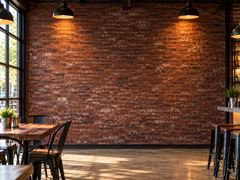
#> input picture img/rooms/brick-cafe-t.jpg, 240 x 180 px
$ python build_laminates.py ../img/rooms
#> lines starting #> are read from the running program, lines starting #| are printed output that depends on the picture
#!/usr/bin/env python3
"""
build_laminates.py - turn a folder of Wilsonart swatch images into the configurator's laminate library.

WHAT IT MAKES (all inside the configurator folder):
    textures/thumb/<number>.jpg   256 px square thumbnail for the picker grid
    textures/full/<number>.jpg    up to 1024 px texture that is wrapped onto the 3D board
    data/laminates.json           the list the picker reads (number, name, categories, image paths)

HOW TO USE
    1. Put the swatch images in a folder, for example  my_swatches/
       Name each file with the design number first:   5075.jpg
       or the number + name:                          5075_Ivory_Terrene.jpg
       (Wilsonart's own download names like 5075_8x8-Ivory-Terrene.jpg work too.)
    2. OPTIONAL: add a spreadsheet saved as CSV with these column headings (any order, extras ignored):
           number, name, design_type, color, shade, cut, match
       Filling this in is what makes the filters work. Without it the laminates still show up and can be
       found by number or name, but they will not appear under any filter.
    3. Run:
           python tools/build_laminates.py my_swatches --csv my_swatches/laminates.csv
    4. Commit the new textures/ and data/ folders to GitHub.

You can run it again later with new images. It ADDS to what is already there (same number = replaced).
Needs the Pillow library:   pip install pillow
"""
import argparse, csv, json, re, sys
from datetime import date
from pathlib import Path

try:
    from PIL import Image, ImageOps
except ImportError:
    sys.exit("This tool needs Pillow. Install it with:  pip install pillow")

EXTS = {".jpg", ".jpeg", ".png", ".webp", ".avif", ".tif", ".tiff"}
THUMB_PX = 256
FULL_PX = 1024


def parse_filename(stem: str):
    """'5075_8x8-Ivory-Terrene' -> ('5075', 'Ivory Terrene'); '5075' -> ('5075', '')"""
    if "_" in stem:
        number, rest = stem.split("_", 1)
    else:
        number, rest = stem, ""
    rest = re.sub(r"^\d+x\d+[-_ ]*", "", rest)           # drop an '8x8' size tag
    name = re.sub(r"[-_]+", " ", rest).strip()
    # drop file-type tags Wilsonart adds to download names ("... Candy Apple PRINT tif")
    name = re.sub(r"(?:\s+(?:tif|tiff|jpg|jpeg|png|print))+$", "", name, flags=re.I).strip()
    return number.strip(), name


def read_csv(path: Path):
    rows = {}
    with path.open(newline="", encoding="utf-8-sig") as f:
        for r in csv.DictReader(f):
            r = {(k or "").strip().lower().replace(" ", "_"): (v or "").strip() for k, v in r.items()}
            num = r.get("number") or r.get("design_number") or r.get("sku")
            if num:
                rows[num] = r
    return rows


def avg_hex(img: Image.Image) -> str:
    small = img.convert("RGB").resize((1, 1), Image.LANCZOS)
    r, g, b = small.getpixel((0, 0))
    return "#{:02x}{:02x}{:02x}".format(r, g, b)


def process_image(src: Path, thumb_dst: Path, full_dst: Path):
    img = Image.open(src)
    img = ImageOps.exif_transpose(img).convert("RGB")
    # full texture: keep aspect, cap the longest side
    full = img.copy()
    full.thumbnail((FULL_PX, FULL_PX), Image.LANCZOS)
    full.save(full_dst, "JPEG", quality=82, optimize=True, progressive=True)
    # thumbnail: centered square crop
    thumb = ImageOps.fit(img, (THUMB_PX, THUMB_PX), Image.LANCZOS, centering=(0.5, 0.5))
    thumb.save(thumb_dst, "JPEG", quality=78, optimize=True, progressive=True)
    return avg_hex(img)


def main():
    ap = argparse.ArgumentParser(description="Build the COBO configurator laminate library from swatch images.")
    ap.add_argument("input", help="folder containing the swatch images")
    ap.add_argument("--csv", help="optional CSV with number,name,design_type,color,shade,cut,match")
    ap.add_argument("--site", default=str(Path(__file__).resolve().parent.parent),
                    help="configurator folder (default: the folder above tools/)")
    ap.add_argument("--reset", action="store_true", help="start the library from scratch instead of adding to it")
    args = ap.parse_args()

    site = Path(args.site)
    src_dir = Path(args.input)
    if not src_dir.is_dir():
        sys.exit(f"Input folder not found: {src_dir}")
    thumb_dir, full_dir = site / "textures" / "thumb", site / "textures" / "full"
    data_file = site / "data" / "laminates.json"
    for d in (thumb_dir, full_dir, data_file.parent):
        d.mkdir(parents=True, exist_ok=True)

    meta = read_csv(Path(args.csv)) if args.csv else {}

    existing = {}
    if data_file.exists() and not args.reset:
        existing = {it["n"]: it for it in json.loads(data_file.read_text(encoding="utf-8")).get("items", [])}

    images = sorted(p for p in src_dir.rglob("*") if p.suffix.lower() in EXTS)
    if not images:
        sys.exit(f"No images found in {src_dir}")

    added, problems, real_added = 0, [], 0
    for p in images:
        number, fname_name = parse_filename(p.stem)
        if not number:
            problems.append(f"{p.name}: could not read a design number from the file name")
            continue
        m = meta.get(number, {})
        safe = re.sub(r"[^A-Za-z0-9._-]+", "-", number)
        try:
            avg = process_image(p, thumb_dir / f"{safe}.jpg", full_dir / f"{safe}.jpg")
#> in process_image, img is the input picture: PIL image 240x180 RGB; mean R, G, B 104, 67.9, 50.7
#> in process_image, `thumb = ImageOps.fit(img, (THUMB_PX, THUMB_PX), Image.LANCZOS, centeri..`:
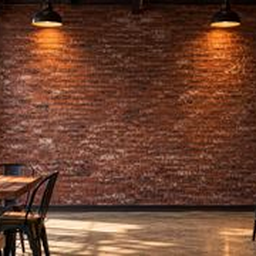
#> thumb: PIL image 256x256 RGB; mean R, G, B 108.8, 66.2, 47.1
#> in avg_hex, `r, g, b = small.getpixel((0, 0))`: r = 105; g = 67; b = 50
#> avg = '#694332'
        except Exception as e:                                   # a bad file should not stop the batch
            problems.append(f"{p.name}: {e}")
            continue
        is_demo = m.get("demo", "").lower() in ("1", "true", "yes")
        existing[number] = {
            "n": number,
            "name": m.get("name") or fname_name,
            "type": m.get("design_type") or m.get("type") or "",
            "color": m.get("color", ""),
            "shade": m.get("shade", ""),
            "cut": m.get("cut", ""),
            "match": m.get("match", ""),
            "avg": avg,
            "thumb": f"textures/thumb/{safe}.jpg",
            "full": f"textures/full/{safe}.jpg",
            **({"demo": True} if is_demo else {}),
        }
        added += 1
        real_added += 0 if is_demo else 1
        if number not in meta and args.csv:
            problems.append(f"{p.name}: number {number} is not in the CSV (it will not show under any filter)")
#> pass 2 of the loop in main, `for p in images:`:
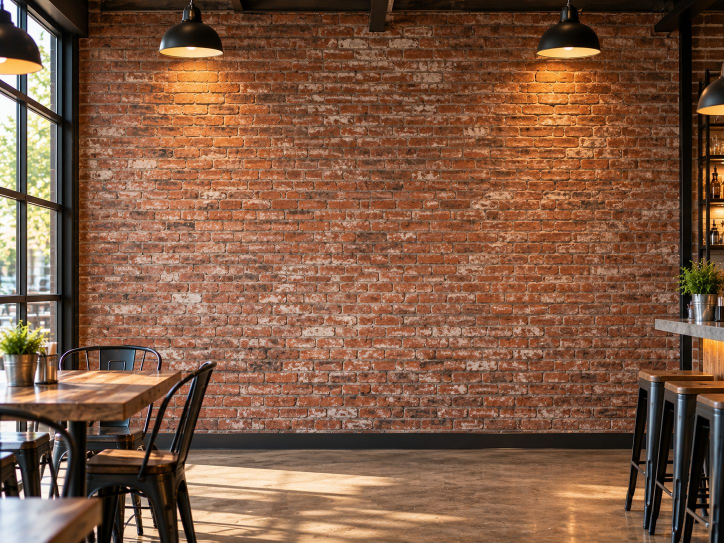
#> input picture img/rooms/brick-cafe.jpg, 1448 x 1086 px (shown at 1/2 size)
#> in process_image, img is the input picture: PIL image 1448x1086 RGB; mean R, G, B 127.8, 90.2, 67.1
#> in process_image (call 2), `full.thumbnail((FULL_PX, FULL_PX), Image.LANCZOS)`:
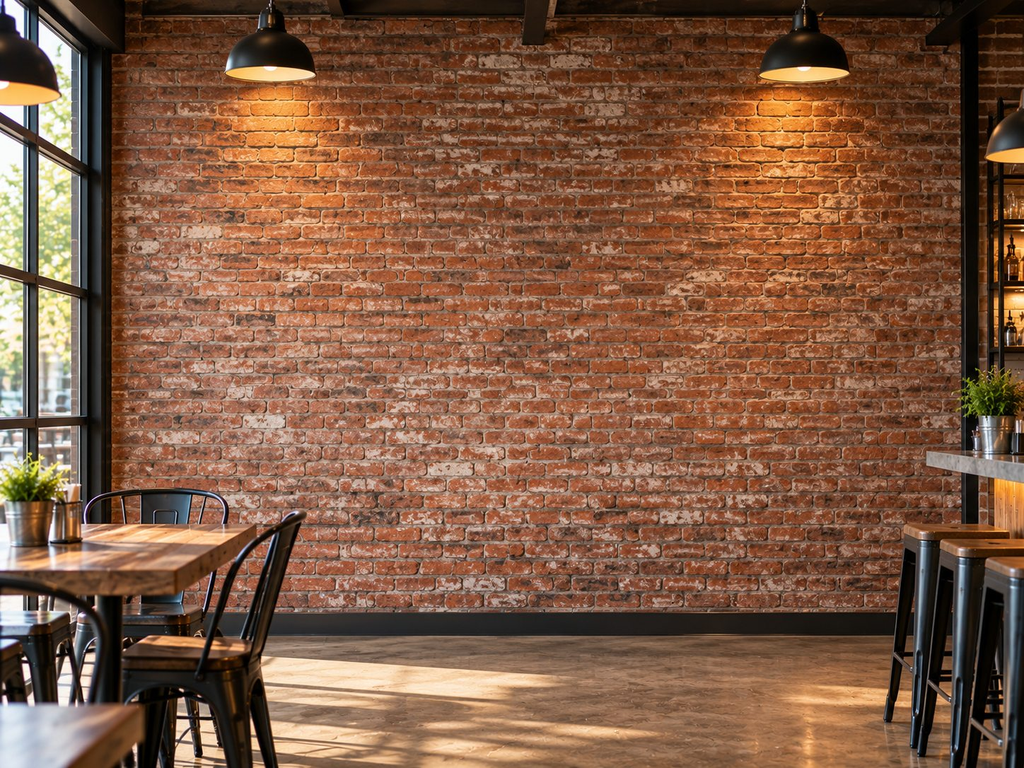
#> full: PIL image 1024x768 RGB; mean R, G, B 127.8, 90.2, 67.1
#> in process_image (call 2), `thumb = ImageOps.fit(img, (THUMB_PX, THUMB_PX), Image.LANCZOS, centeri..`:
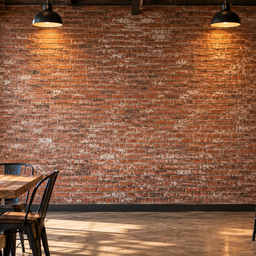
#> thumb: PIL image 256x256 RGB; mean R, G, B 136.9, 92.7, 67.1
#> avg = '#845c44'

    if real_added:                                               # real swatches replace the demo ones
        for k, v in list(existing.items()):
            if v.get("demo"):
                for key in ("thumb", "full"):                    # also remove the demo image files
                    (site / v[key]).unlink(missing_ok=True)
                del existing[k]
#> this loop made 2 passes
#> k on passes 1 to 2: 'brick-cafe-t', 'brick-cafe'

    items = sorted(existing.values(), key=lambda it: (it["name"].lower(), it["n"]))
#> items = 2 items
    data_file.write_text(json.dumps({"updated": date.today().isoformat(), "count": len(items), "items": items},
                                    ensure_ascii=False, indent=1), encoding="utf-8")

    print(f"Processed {added} image(s). Library now holds {len(items)} laminate(s).")
#| Processed 2 image(s). Library now holds 2 laminate(s).
    print(f"  thumbnails: {thumb_dir}\n  textures:   {full_dir}\n  data file:  {data_file}")
    if problems:
        print(f"\n{len(problems)} thing(s) to look at:")
        for pr in problems:
            print("  - " + pr)


if __name__ == "__main__":
    main()
